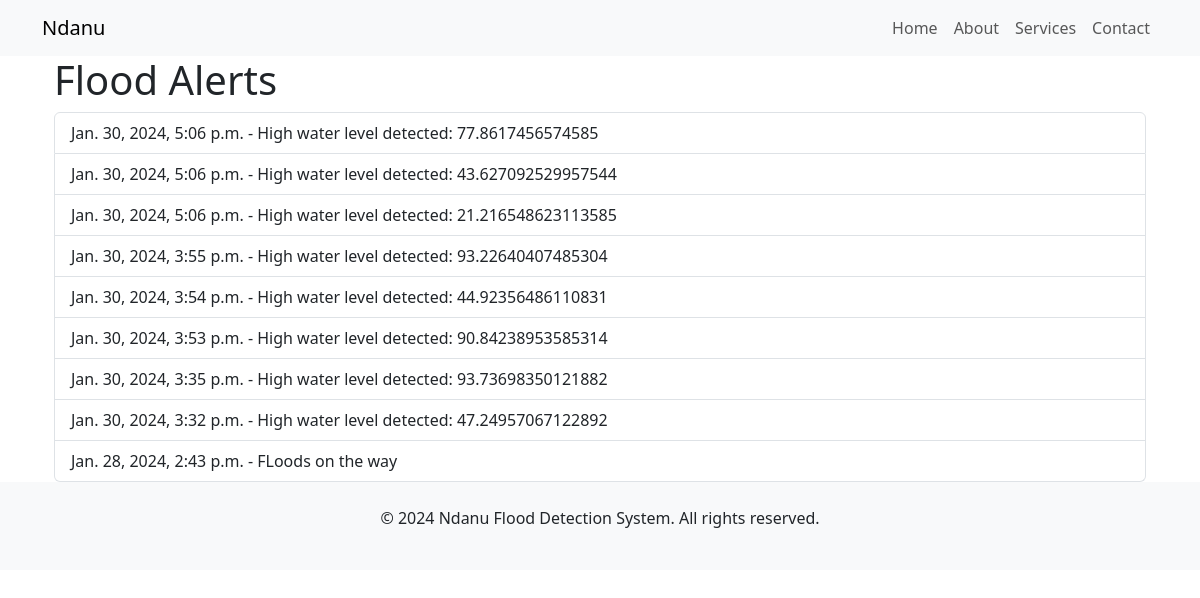
Page /view-flood-alerts/ on the earlier database version.
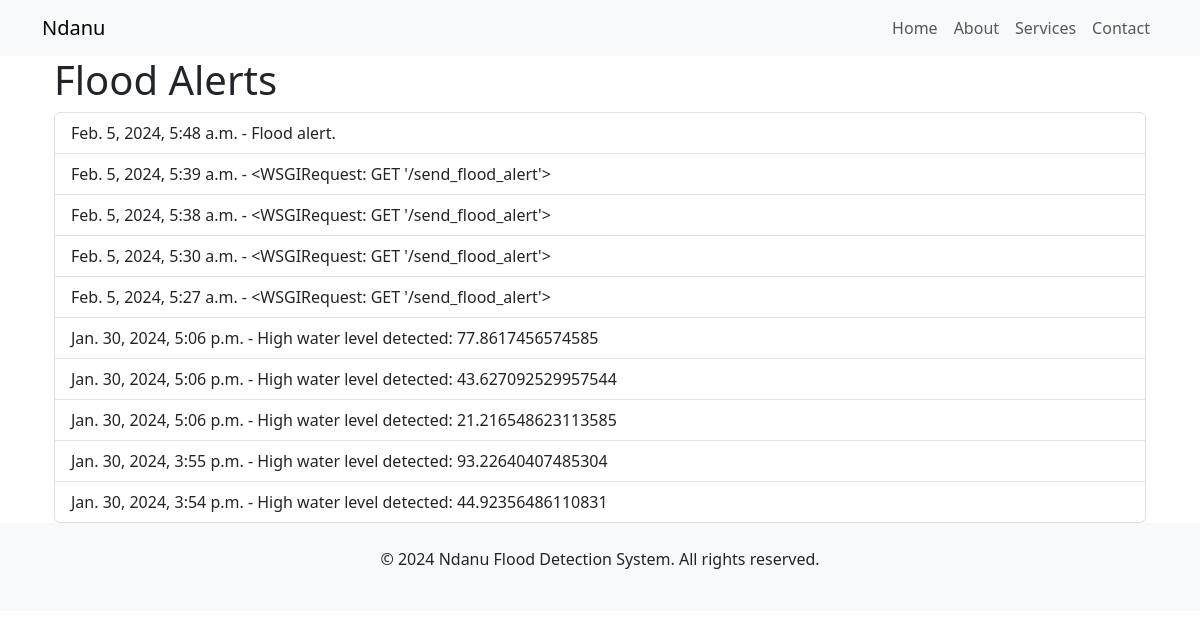
Same page on the later database version.
### alerts/models.py (models this page shows, shortened)
class FloodAlert(models.Model):
    timestamp = models.DateTimeField(auto_now_add=True)
    alert_message = models.TextField()
    recipients = models.ManyToManyField(User)

### alerts/views.py (the view)
# urls.py: path('view-flood-alerts/', view_flood_alerts, name='view_flood_alerts'),
def view_flood_alerts(request):
    latest_alerts = FloodAlert.objects.order_by('-timestamp')[:10]
    context = {'latest_alerts': latest_alerts}
    return render(request, 'flood_alerts.html', context)

### frontend/templates/flood_alerts.html (shortened to what this page needs)
{% extends 'base.html' %}
{% block content %}
<div class="container">
    <h1>Flood Alerts</h1>
    <ul class="list-group">
        {% for alert in latest_alerts %}
            <li class="list-group-item">{{ alert.timestamp }} - {{ alert.alert_message }}</li>
        {% endfor %}
    </ul>
</div>
{% endblock %}

Differences in the rows shown:
no longer on this page (row unchanged): FloodAlert: timestamp "Jan. 30, 2024, 3:53 p.m.", alert_message "High water level detected: 90.84238953585314"
no longer on this page (row unchanged): FloodAlert: timestamp "Jan. 30, 2024, 3:35 p.m.", alert_message "High water level detected: 93.73698350121882"
no longer on this page (row unchanged): FloodAlert: timestamp "Jan. 30, 2024, 3:32 p.m.", alert_message "High water level detected: 47.24957067122892"
no longer on this page (row unchanged): FloodAlert: timestamp "Jan. 28, 2024, 2:43 p.m.", alert_message "FLoods on the way"
added FloodAlert: timestamp "Feb. 5, 2024, 5:48 a.m.", alert_message "Flood alert."
added FloodAlert: timestamp "Feb. 5, 2024, 5:39 a.m.", alert_message "<WSGIRequest: GET '/send_flood_alert'>"
added FloodAlert: timestamp "Feb. 5, 2024, 5:38 a.m.", alert_message "<WSGIRequest: GET '/send_flood_alert'>"
added FloodAlert: timestamp "Feb. 5, 2024, 5:30 a.m.", alert_message "<WSGIRequest: GET '/send_flood_alert'>"
added FloodAlert: timestamp "Feb. 5, 2024, 5:27 a.m.", alert_message "<WSGIRequest: GET '/send_flood_alert'>"
